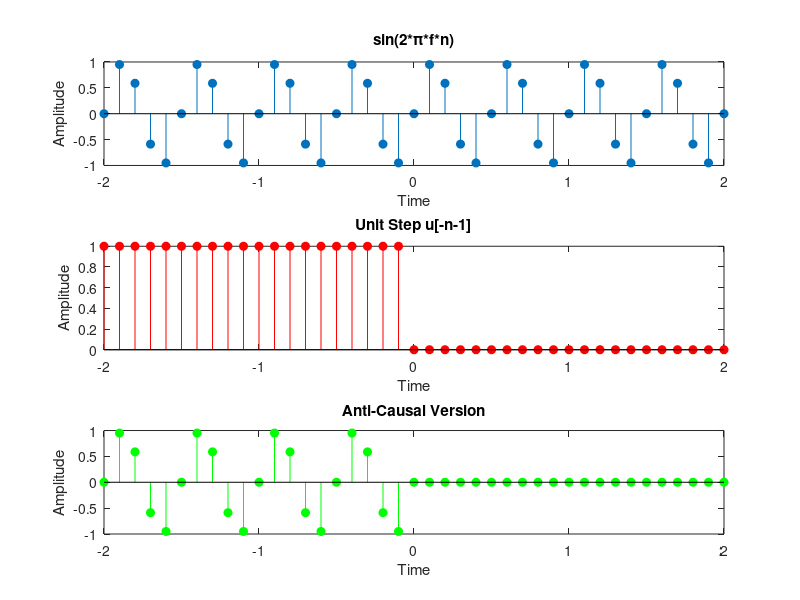

MATLAB code to generate this figure:
n= -2:1/10:2;
x1 = sin(2*pi*2*n);
subplot(3,1,1);
stem(n,x1,'filled');
xlabel('Time');
ylabel('Amplitude');
title('sin(2*\pi*f*n)');
u = (n<0); 
x2 = x1.*u;
subplot(3,1,2);
stem(n,u, 'r','filled');
xlabel('Time');
ylabel('Amplitude');
title('Unit Step u[-n-1]');
subplot(3,1,3);
stem(n,x2, 'g','filled');
xlabel('Time');
ylabel('Amplitude');
title('Anti-Causal Version');